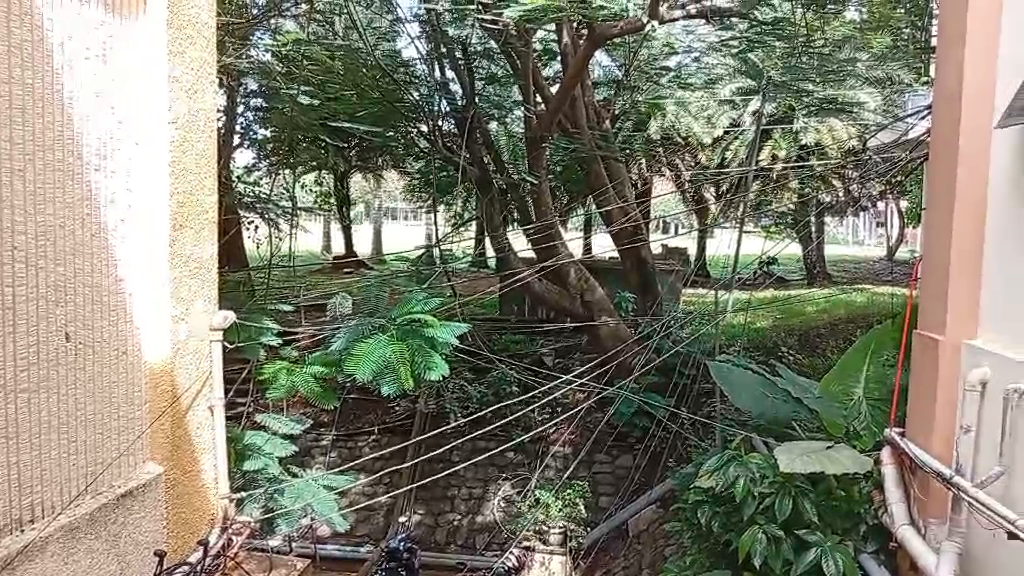
#> input picture frame 38 of CarlaJaneLagan-FinalExer3/my_test_video.mp4, 1024 x 576 px
$ python CarlaJaneLagan_Exer3.py
#> lines starting #> are read from the running program, lines starting #| are printed output that depends on the picture
import cv2
import numpy as np
import os

# [38 lines left out: function create_test_video, not called in this run]

def apply_gradual_rotation(input_path, output_path_normal, output_path_scaled, final_angle=360):
#> called with input_path = 'my_test_video.mp4', output_path_normal = 'transformed_video_exer3.mp4', output_path_scaled = 'transformed_video_exer3_scaled.mp4', final_angle = 360
    cap = cv2.VideoCapture(input_path)
    if not cap.isOpened():
        print(f"Error: Cannot open {input_path}")
        return False

    fps = cap.get(cv2.CAP_PROP_FPS)
    width = int(cap.get(cv2.CAP_PROP_FRAME_WIDTH))
    height = int(cap.get(cv2.CAP_PROP_FRAME_HEIGHT))
    total_frames = int(cap.get(cv2.CAP_PROP_FRAME_COUNT))

    print(f"Video info: {width}x{height}, {fps} FPS, {total_frames} total frames")

    fourcc = cv2.VideoWriter_fourcc(*'mp4v')
    out_normal = cv2.VideoWriter(output_path_normal, fourcc, fps, (width, height))
    out_scaled = cv2.VideoWriter(output_path_scaled, fourcc, fps, (width, height))

    if not (out_normal.isOpened() and out_scaled.isOpened()):
        print("Warning: Could not initialize VideoWriter with mp4v codec. Trying XVID...")
        out_normal.release()
        out_scaled.release()

        output_path_normal = output_path_normal.replace('.mp4', '.avi')
        output_path_scaled = output_path_scaled.replace('.mp4', '.avi')

        fourcc = cv2.VideoWriter_fourcc(*'XVID')
        out_normal = cv2.VideoWriter(output_path_normal, fourcc, fps, (width, height))
        out_scaled = cv2.VideoWriter(output_path_scaled, fourcc, fps, (width, height))

        if not (out_normal.isOpened() and out_scaled.isOpened()):
            print("Error: Could not initialize VideoWriter with available codecs")
            return False

    center = (width // 2, height // 2)

    for frame_idx in range(total_frames):
        ret, frame = cap.read()
        if not ret:
            break

        progress = frame_idx / (total_frames - 1) if total_frames > 1 else 0
        current_angle = final_angle * progress

        rotation_matrix = cv2.getRotationMatrix2D(center, current_angle, 1.0)
        rotated_frame = cv2.warpAffine(frame, rotation_matrix, (width, height))
        out_normal.write(rotated_frame)

        angle_rad = np.abs(current_angle * np.pi / 180)

        scaling_factor = 1.0
        if current_angle % 90 != 0:
            cos_angle = np.abs(np.cos(angle_rad))
            sin_angle = np.abs(np.sin(angle_rad))
            new_width = width * cos_angle + height * sin_angle
            new_height = width * sin_angle + height * cos_angle
            scaling_factor = min(width / new_width, height / new_height)

        rotation_scale_matrix = cv2.getRotationMatrix2D(center, current_angle, scaling_factor)
        rotated_scaled_frame = cv2.warpAffine(frame, rotation_scale_matrix, (width, height))
        out_scaled.write(rotated_scaled_frame)

        if frame_idx % max(1, total_frames // 10) == 0:
            print(f"Processing: {frame_idx}/{total_frames} frames ({frame_idx/total_frames*100:.1f}%), "
                  f"Angle: {current_angle:.1f}°, Scale: {scaling_factor:.3f}")
#> this loop made 31 passes
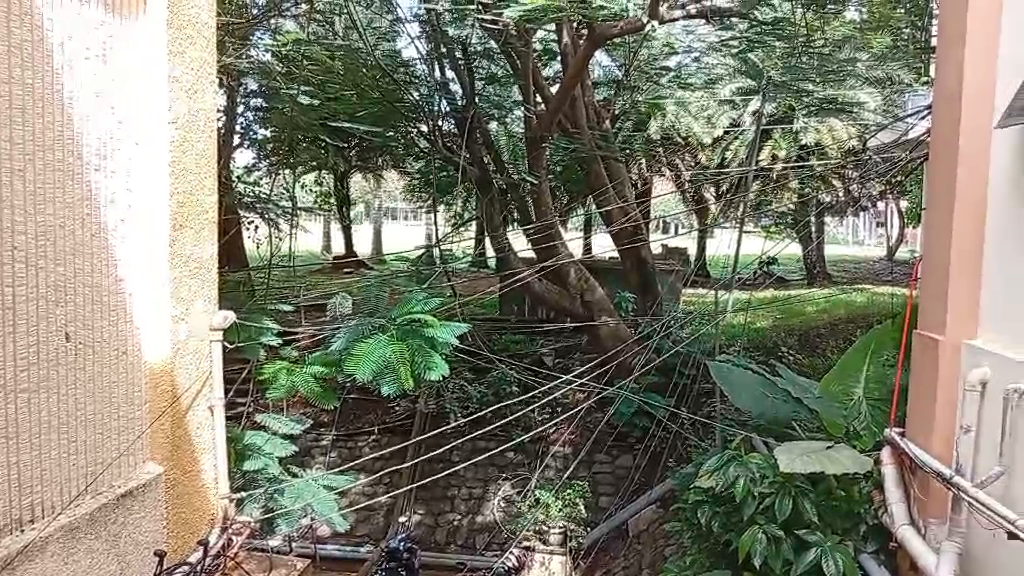
#> input picture frame 38 of CarlaJaneLagan-FinalExer3/my_test_video.mp4, 1024 x 576 px
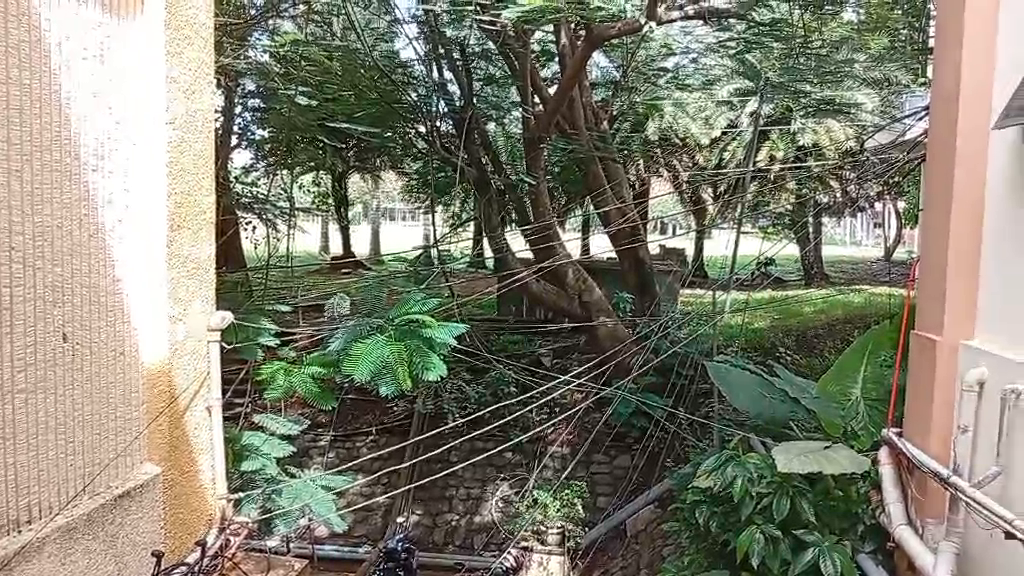
#> input picture frame 39 of CarlaJaneLagan-FinalExer3/my_test_video.mp4, 1024 x 576 px
#> pass 2, in apply_gradual_rotation, `rotated_scaled_frame = cv2.warpAffine(frame, rotation_scale_matrix, (w..`:
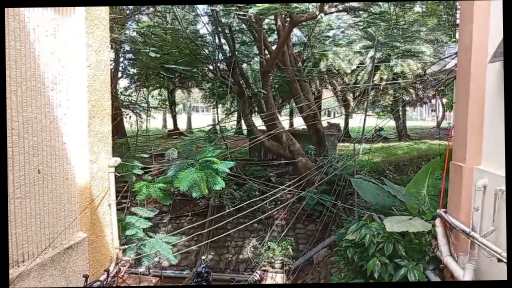
#> rotated_scaled_frame: shape (576, 1024, 3) (shown at 1/2 size); mean B, G, R 108.5, 123.2, 124.8
#> pass 3, in apply_gradual_rotation, `rotated_frame = cv2.warpAffine(frame, rotation_matrix, (width, height))`:
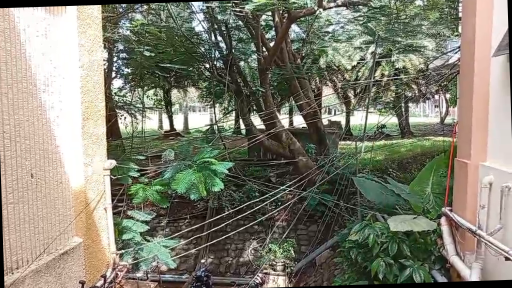
#> rotated_frame: shape (576, 1024, 3) (shown at 1/2 size); mean B, G, R 112.7, 127.9, 129.2
#> after the loop:
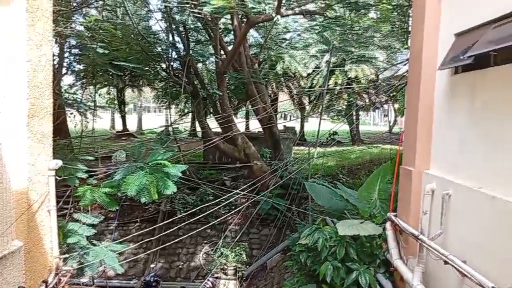
#> frame: shape (576, 1024, 3) (shown at 1/2 size); mean B, G, R 119.4, 133.9, 132.8
#> after the loop:
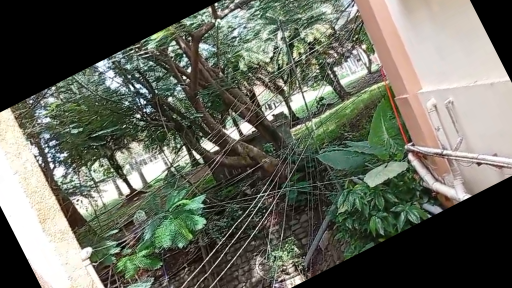
#> rotated_frame: shape (576, 1024, 3) (shown at 1/2 size); mean B, G, R 91, 102.8, 100
#> after the loop:
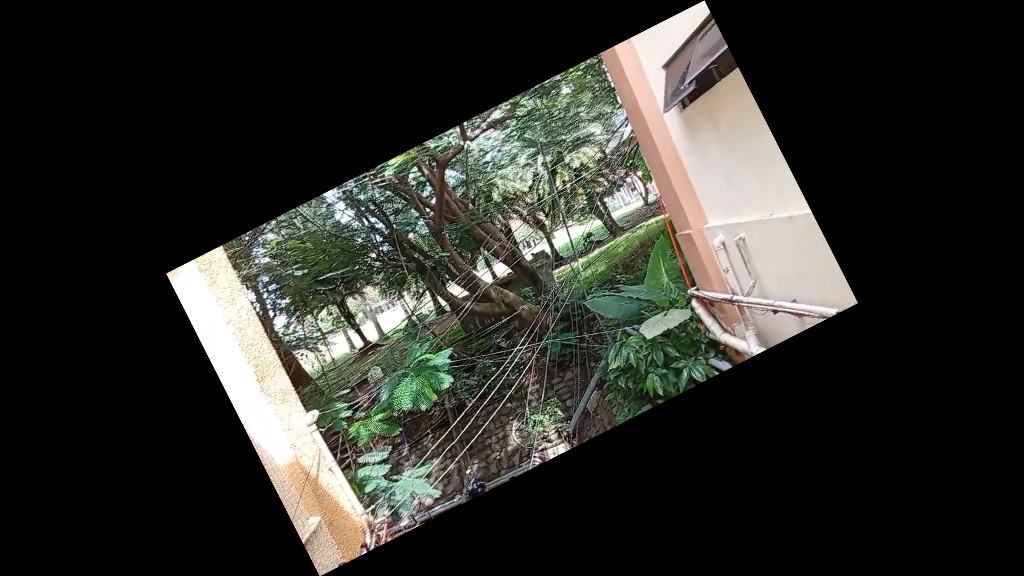
#> rotated_scaled_frame: shape (576, 1024, 3); mean B, G, R 41.5, 46.5, 46.1

    cap.release()
    out_normal.release()
    out_scaled.release()

    print(f"Normal rotation output saved to: {output_path_normal}")
    print(f"Scaled rotation output saved to: {output_path_scaled}")
    return True

if __name__ == "__main__":
    input_path = 'my_test_video.mp4'
    output_path_normal = 'transformed_video_exer3.mp4'
    output_path_scaled = 'transformed_video_exer3_scaled.mp4'

    try:
        success = apply_gradual_rotation(input_path, output_path_normal, output_path_scaled, final_angle=360)
        if not success:
            print("Creating a test video...")
            test_video = create_test_video("my_test_video.mp4")
            if test_video:
                apply_gradual_rotation(test_video, output_path_normal, output_path_scaled, final_angle=360)
    except Exception as e:
        print(f"Error processing video: {str(e)}")

$ run again, starting later in the video
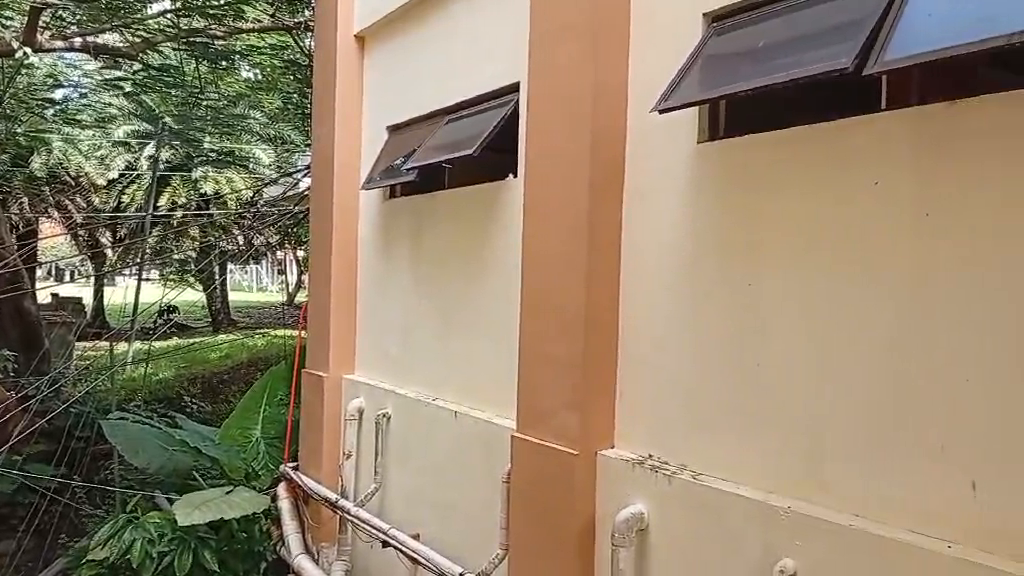
#> input picture frame 175 of CarlaJaneLagan-FinalExer3/my_test_video.mp4, 1024 x 576 px
#> the loop in apply_gradual_rotation, `for frame_idx in range(total_frames):` made 31 passes
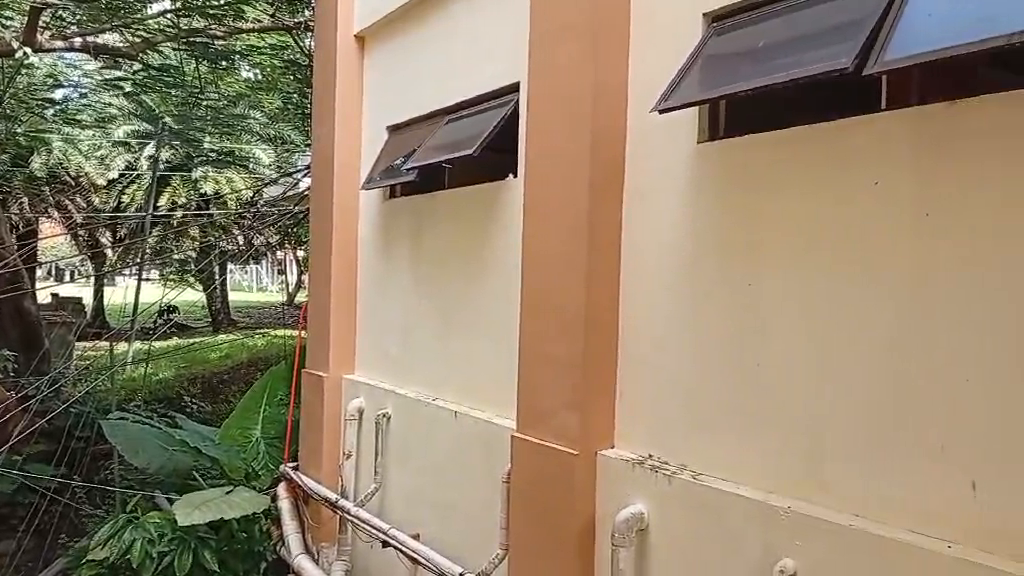
#> input picture frame 175 of CarlaJaneLagan-FinalExer3/my_test_video.mp4, 1024 x 576 px
#> after the loop in apply_gradual_rotation, `for frame_idx in range(total_frames):`:
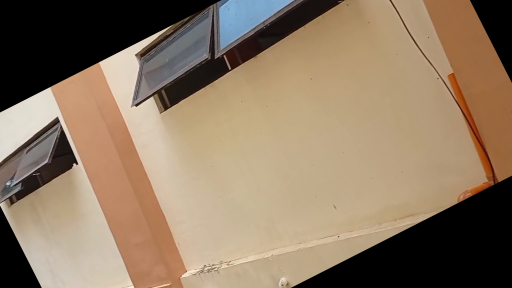
#> rotated_frame: shape (576, 1024, 3) (shown at 1/2 size); mean B, G, R 98.4, 121, 141.2
#> after the loop in apply_gradual_rotation, `for frame_idx in range(total_frames):`:
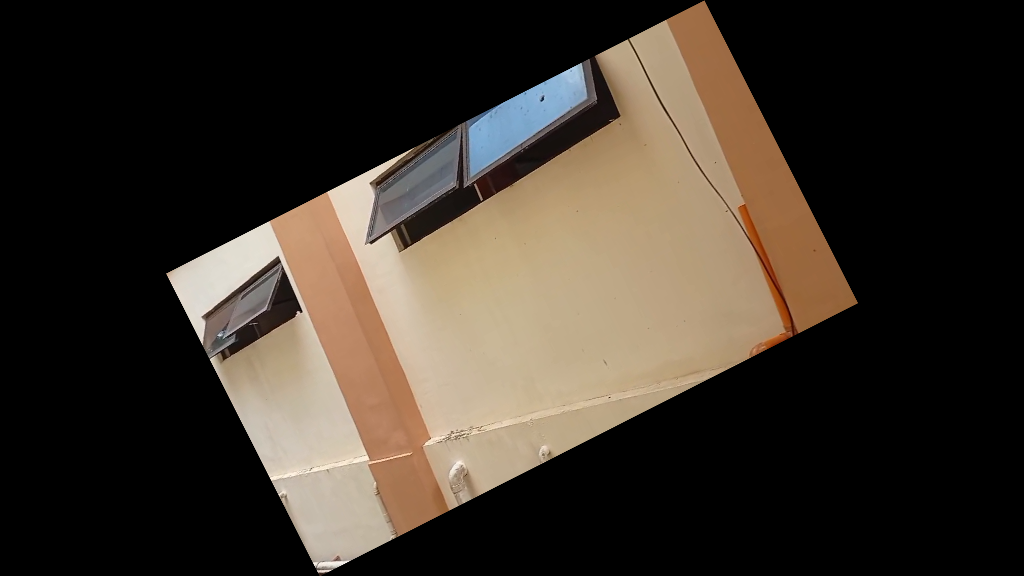
#> rotated_scaled_frame: shape (576, 1024, 3); mean B, G, R 42.7, 52, 60.5
